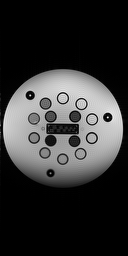
#> input picture src/server/quant_analysis/Data/T2_SE_data/1_T2_exp_TE_12_gray.dcm, 128 x 256 px; its folder holds only this picture in this run
$ python T1_T2_mapping_test.py
#> lines starting #> are read from the running program, lines starting #| are printed output that depends on the picture; after the words box and inside, x2 and y2 are one past the last pixel; in counts of white or black regions, pixels touching at a corner belong together
### src/server/quant_analysis/T2_mapping.py
"""
This script does T2 mapping of dicom images

Author: Enlin Qian
Date: 03/25/2019
Version 1.0
Copyright of the Board of Trustees of  Columbia University in the City of New York
"""

import os

import matplotlib.pyplot as plt
import numpy as np
import pydicom
from scipy.optimize import curve_fit


def main(dicom_file_path: str, TE: np, TR: np):  # TI should be in second
    """
    Return T2 mapping of a series of SE images with variable TE.

    Parameters
    ----------
    dicom_file_path: folder path where all dicom files are
    TE: TI values used in SE experiments
    TR: TR values used in SE experiments, should be constant

    Returns
    -------
    T2_map: T2 map generated based on input images and TE TR values

    """
    lstFilesDCM = []  # create an empty list
    for dirName, subdirList, fileList in os.walk(dicom_file_path):
        for filename in fileList:
            if ".dcm" in filename.lower():  # check whether the file's DICOM
                lstFilesDCM.append(os.path.join(dirName, filename))

    ref_image = pydicom.read_file(lstFilesDCM[0])  # Get ref file
    image_size = (int(ref_image.Rows), int(ref_image.Columns), len(lstFilesDCM))  # Load dimensions
#> image_size = (256, 128, 1)
    image_data_final = np.zeros(image_size, dtype=ref_image.pixel_array.dtype)

    for filenameDCM in lstFilesDCM:
        ds = pydicom.read_file(filenameDCM)  # read the file, data type is uint16 (0~65535)
        image_data_final[:, :, lstFilesDCM.index(filenameDCM)] = ds.pixel_array
#> image_data_final is the input picture: shape (256, 128, 1) uint16; min 0, max 12813, mean 2562
    image_data_final = image_data_final.astype(np.float64)  # convert data type

    image_data_final = np.divide(image_data_final, np.amax(image_data_final))
    T2_map = np.zeros([image_size[0], image_size[1]])
    p0 = (0.8002804688888, 0.141886338627215, 0.421761282626275, 0.915735525189067)  # initial guess for parameters
    for n2 in range(image_size[0]):
        for n3 in range(image_size[1]):
            y_data = image_data_final[n2, n3, :]
            popt, pcov = curve_fit(T2_sig_eq, (TE, TR), y_data, p0, bounds=(0, 6))
            T2_map[n2, n3] = popt[2]
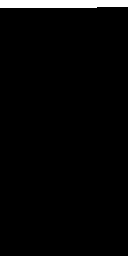
#> T2_map: shape (256, 128) float64; values 0 (black) and 0.000237 (white), 3% white; 1 white region, box (x1, y1, x2, y2) and area: (0, 0, 128, 8) 993

    plt.figure()
    plt.imshow(T2_map, cmap='hot')
    plt.show()

    return T2_map


def T2_sig_eq(X, a, b, c, d):
    """
    Generate an exponential function for curve fitting

    Parameters
    ----------
    x: independent variables
    y: independent variables
    a: curve fitting parameters
    b: curve fitting parameters
    c: curve fitting parameters
    d: curve fitting parameters

    Returns
    -------
    exponential function used for T2 curve fitting

    """
    x, y = X
    return a * (1 - np.exp(-y / b)) * np.exp(-x / c) + d

### src/server/quant_analysis/T1_T2_mapping_test.py
import T2_mapping as dicom2map

'''
TI = [0.021, 0.1, 0.2, 0.4, 0.8, 1.6, 3.2]
TR = [10, 10, 10, 10, 10, 10, 10]
TE = [0.012, 0.022, 0.042, 0.062, 0.102, 0.152, 0.202]
'''

#> (the run stopped early here; a loop or call above may not have finished)
